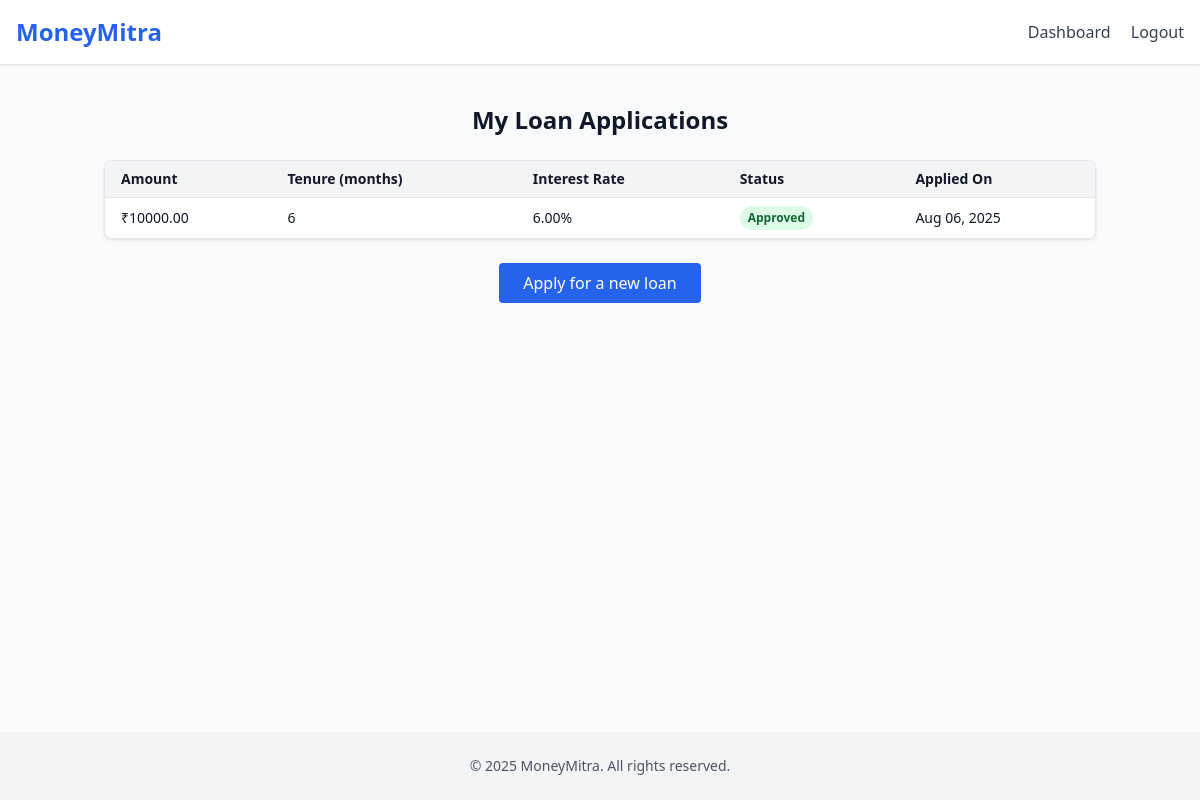
/loans/dashboard/ (signed in), run on an earlier commit of the app's database.
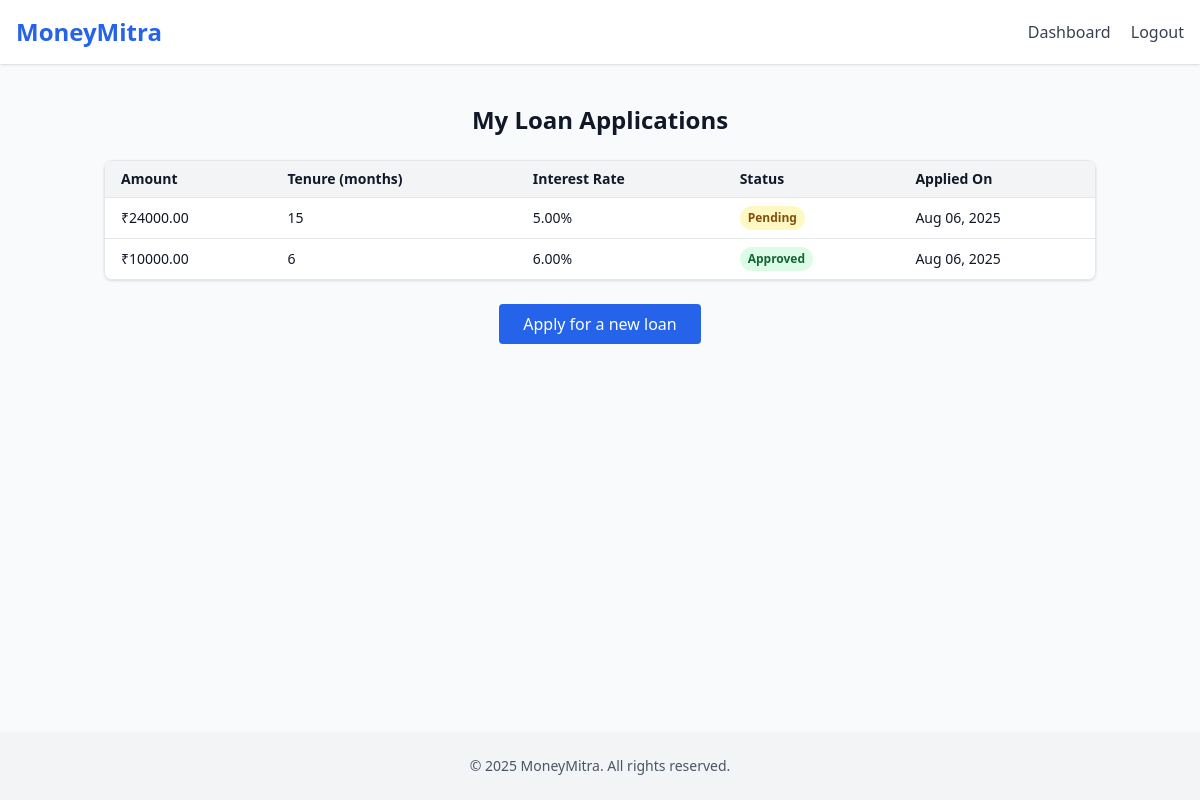
And on a later commit of the database.
### loans/models.py (models this page shows, shortened)
class Loan(models.Model):
    STATUS_CHOICE = (
        ('pending','Pending'),
        ('approved', 'Approved'),
        ('rejected', 'Rejected'),
        ('disbursed','Disbursed'),
    )
    user = models.ForeignKey(User, on_delete=models.CASCADE)
    amount = models.DecimalField(max_digits=10, decimal_places=2)
    tenure_months = models.PositiveIntegerField()
    interest_rate = models.DecimalField(max_digits=5,decimal_places=2)
    status = models.CharField(max_length=20, choices=STATUS_CHOICE, default='pending')
    created_at = models.DateTimeField(auto_now_add=True)

### loans/views.py (the view)
# urls.py: path('dashboard/', views.loan_dashboard, name='loan_dashboard'),
@login_required
def loan_dashboard(request):
    loans = Loan.objects.filter(user=request.user).order_by('-created_at')
    return render(request, 'loans/dashboard.html', {'loans':loans})

### loans/templates/loans/dashboard.html (shortened to what this page needs)
<!DOCTYPE html>
<html lang="en">
<head>
  <script src="https://cdn.tailwindcss.com"></script>
</head>
<body class="bg-gray-50 text-gray-900 font-sans flex flex-col min-h-screen">
  <header class="bg-white shadow sticky top-0 z-50">
    <div class="max-w-7xl mx-auto px-4 py-4 flex justify-between items-center">
      <h1 class="text-2xl font-bold text-blue-600">MoneyMitra</h1>
      <nav class="space-x-4 text-sm md:text-base">
        <a href="{% url 'loan_dashboard' %}" class="text-gray-700 hover:text-blue-600">Dashboard</a>
        <a href="{% url 'logout' %}" class="text-gray-700 hover:text-blue-600">Logout</a>
      </nav>
    </div>
  </header>
  <main class="flex-grow">
    <div class="max-w-5xl mx-auto py-10 px-4">
      <h2 class="text-2xl font-bold mb-6 text-center">My Loan Applications</h2>
      {% if loans %}
        <div class="overflow-x-auto rounded-lg shadow border border-gray-200">
          <table class="min-w-full bg-white text-sm">
            <thead class="bg-gray-100">
              <tr>
                <th class="px-4 py-2 text-left">Amount</th>
                <th class="px-4 py-2 text-left">Tenure (months)</th>
                <th class="px-4 py-2 text-left">Interest Rate</th>
                <th class="px-4 py-2 text-left">Status</th>
                <th class="px-4 py-2 text-left">Applied On</th>
              </tr>
            </thead>
            <tbody>
              {% for loan in loans %}
              <tr class="border-t">
                <td class="px-4 py-2">₹{{ loan.amount }}</td>
                <td class="px-4 py-2">{{ loan.tenure_months }}</td>
                <td class="px-4 py-2">{{ loan.interest_rate }}%</td>
                <td class="px-4 py-2">
                  <span class="inline-block px-2 py-1 text-xs font-semibold rounded-full
                    {% if loan.status == 'approved' %}
                      bg-green-100 text-green-800
                    {% elif loan.status == 'pending' %}
                      bg-yellow-100 text-yellow-800
                    {% elif loan.status == 'rejected' %}
                      bg-red-100 text-red-800
                    {% else %}
                      bg-gray-100 text-gray-800
                    {% endif %}
                  ">
                    {{ loan.status|title }}
                  </span>
                </td>
                <td class="px-4 py-2">{{ loan.created_at|date:"M d, Y" }}</td>
              </tr>
              {% endfor %}
            </tbody>
          </table>
        </div>
      {% else %}
        <p class="text-center text-gray-600">You haven’t applied for any loans yet.</p>
      {% endif %}
      <div class="mt-6 text-center">
        <a href="{% url 'apply_loan' %}" class="inline-block bg-blue-600 text-white px-6 py-2 rounded hover:bg-blue-700 transition">
          Apply for a new loan
        </a>
      </div>
    </div>
  </main>
  <footer class="bg-gray-100 py-6 mt-10">
    <div class="max-w-7xl mx-auto px-4 text-center text-sm text-gray-600">
      &copy; 2025 MoneyMitra. All rights reserved.
    </div>
  </footer>
</body>
</html>

What changed in the data, as far as the page shows it:
added Loan: amount "24000.00", tenure_months "15", interest_rate "5.00", status "Pending", created_at "Aug 06, 2025"
